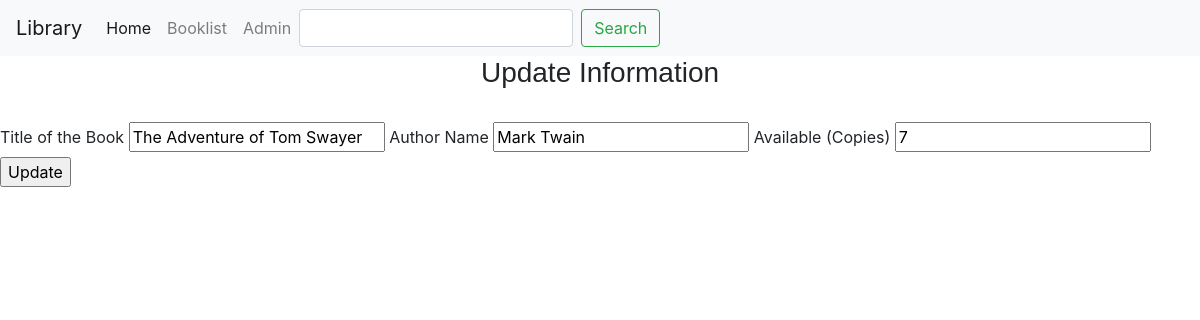
Page /update/10 on the committed database.
### app.py (models this page shows, shortened)
class Booklist(db.Model):
    __searchable__ = ['title', 'author']
    id= db.Column(db.Integer, primary_key=True)
    title= db.Column(db.String(200), nullable=False)
    author= db.Column(db.String(200),  default='N/A')
    count=db.Column(db.Integer, default='0')
    date_update= db.Column(db.DateTime, nullable= False, default= datetime.utcnow)

### app.py (the view)
@app.route('/update/<int:id>', methods=['POST', 'GET'])
def update(id):
    book_to_update=Booklist.query.get_or_404(id)
    if request.method== 'POST':
        book_to_update.title= request.form['title']
        book_to_update.author= request.form['author']
        book_to_update.count= request.form['count']
        try:
            db.session.commit()
            flash("Book updated")
            return redirect('/dashboard')
        except:
            return "Something went wrong"
    else:
        return render_template ('update.html', book= book_to_update)

### templates/update.html (shortened to what this page needs)
{% extends 'base.html' %}
{% block body %}
    <div class="booklist">
        <h3 style="text-align: center; font-family: arial, sans-serif;">Update Information</h3>
        <br>
        <form action="/update/{{book.id}}" method="POST">
            <tr>
            <th><label for="title">Title of the Book</label></th>
            <td><input type="text" name="title" id="title" value="{{book.title}}"></td>
            <th><label for="author">Author Name</label></th>
            <td><input type="text" name="author" id="author" value="{{book.author}}"></td>
            <th><label for="count">Available (Copies)</label></th>
            <td><input type="text" name="count" id="count" value="{{book.count}}"></td>
            <td><input type="submit" value="Update"></td>
            </tr>
        </form>
    </div>
{% endblock %}

### rows in the picture
Booklist: title "The Adventure of Tom Swayer", author "Mark Twain", count "7"
